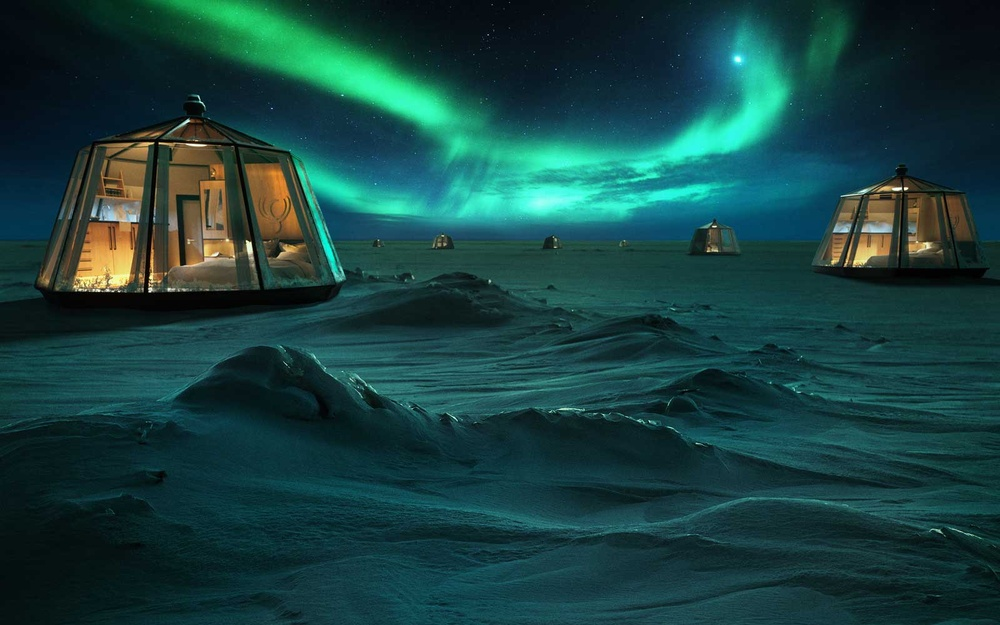
//> input picture NorthernLights.jpg, 1000 x 625 px, shrunk from 1600 x 1000 before the run
$ ./image_editor   (built with g++ and OpenCV 4)
//> lines starting //> are read from the running program, lines starting //| are printed output that depends on the picture
//#include<stdafx.h>
#include <opencv2/opencv.hpp>
#include <opencv2/highgui/highgui_c.h>
#include <opencv2/imgproc.hpp>
#include <iostream>

using namespace cv;
using namespace std;
Mat image;
float centerx = 0, centery = 0;
int scale = 50;
void b_callback(int b_value, void* userData)
{
	Mat b_image;
	int c_value = *(static_cast<int*>(userData));
	int curr_b = b_value - 50;
	double curr_c = c_value / 50.0;
	cout << "Change in Brightness : Contrast=" << curr_c << ", Brightness=" << curr_b << endl;
	image.convertTo(b_image, -1, curr_c, curr_b);
	string wind2 = "changed_image";
	imshow(wind2, b_image);
}
void c_callback(int c_value, void* userData)
{
	Mat c_image;
	int b_value = *(static_cast<int*>(userData));
	int curr_b = b_value - 50;
	double curr_c = c_value / 50.0;
	cout << "Change in contrast : Contrast=" << curr_c << ", Brightness=" << curr_b << endl;
	image.convertTo(c_image, -1, curr_c, curr_b);
	string wind2 = "changed_image";
	imshow(wind2, c_image);
}
void blur_callback(int blur_value, void* userData)
{
	Mat blur_image;
	GaussianBlur(image, blur_image, Size(blur_value*2+1, blur_value*2+1), 0,0);
	cout << "Change in blur : " << blur_value * 2 + 1 << "\n";
	string wind2 = "changed_image";
	imshow(wind2, blur_image);
}
void e_callback(int e_value, void* userData)
{
	Mat erode_image;
	erode(image, erode_image, getStructuringElement(MORPH_RECT, Size(e_value * 2 + 1, e_value * 2 + 1)));
	string wind2 = "changed_image";
	imshow(wind2, erode_image);
}
void d_callback(int d_value, void* userData)
{
	Mat dilation_image;
	dilate(image, dilation_image, getStructuringElement(MORPH_RECT, Size(d_value * 2 + 1, d_value * 2 + 1)));
	string wind2 = "changed_image";
	imshow(wind2, dilation_image);
}
void r_callback(int angle, void* userData)
{
	Mat rotated_image;
	Mat rotate = getRotationMatrix2D(Point(centerx, centery), (angle - 180), scale / 50.0);
	warpAffine(image, rotated_image, rotate, image.size(), INTER_LINEAR, BORDER_CONSTANT, Scalar(0,0,0));
	string wind2 = "changed_image";
	imshow(wind2, rotated_image);

}

int main()
{
	cout << "*******************************************NOTE*********************************************************\n";
	cout << "-> My program is using Gaussian Blur technique to blur the image\n-> Shape of kernel being used while ";
	cout << " erosion and dilation is rectangular\n";
	image = imread("NorthernLights.jpg");
//> image is the input picture: 625 rows x 1000 cols, CV_8UC3; mean B, G, R 64.3, 65.6, 23.8
	if (image.empty())
	{
		cout << "Could not open the image file\n";
		cin.get();
		return(1);
	}
	string wind1 = "Actual_Northern_Lights";
	namedWindow(wind1,0);
	int b_value = 50, c_value = 50,blur=1,erode=0,dilate=0,angle=180;
	blur_callback(0, 0);
	createTrackbar("Brightness", wind1, &b_value, 100, b_callback, &c_value);
	createTrackbar("Contrast", wind1, &c_value, 100, c_callback, &b_value);
	createTrackbar("Blur", wind1, &blur, 37, blur_callback);
	createTrackbar("Erode", wind1, &erode, 41, e_callback);
//> slider 'Erode' is set to 13
	createTrackbar("Dilate", wind1, &dilate, 41, d_callback);
//> slider 'Dilate' is set to 13
	createTrackbar("Angle", wind1, &angle, 360, r_callback);


	imshow(wind1, image);
	waitKey(0);
//> in e_callback, `erode(image, erode_image, getStructuringElement(MORPH_RECT, Size(e_val..`:
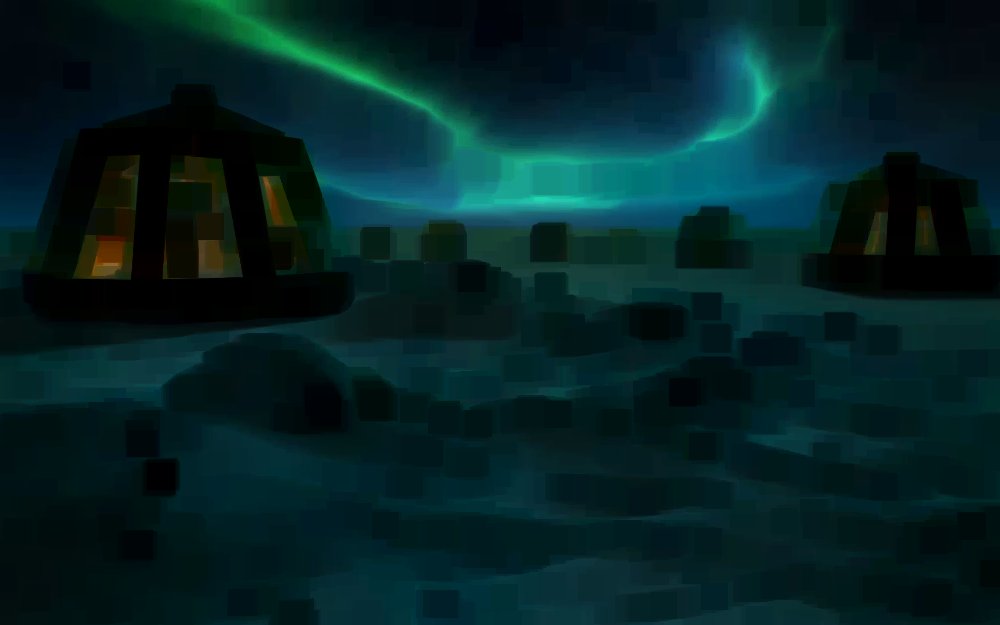
//> erode_image: 625 rows x 1000 cols, CV_8UC3; mean B, G, R 36.7, 34.9, 4.4
//> in d_callback, `dilate(image, dilation_image, getStructuringElement(MORPH_RECT, Size(d..`:
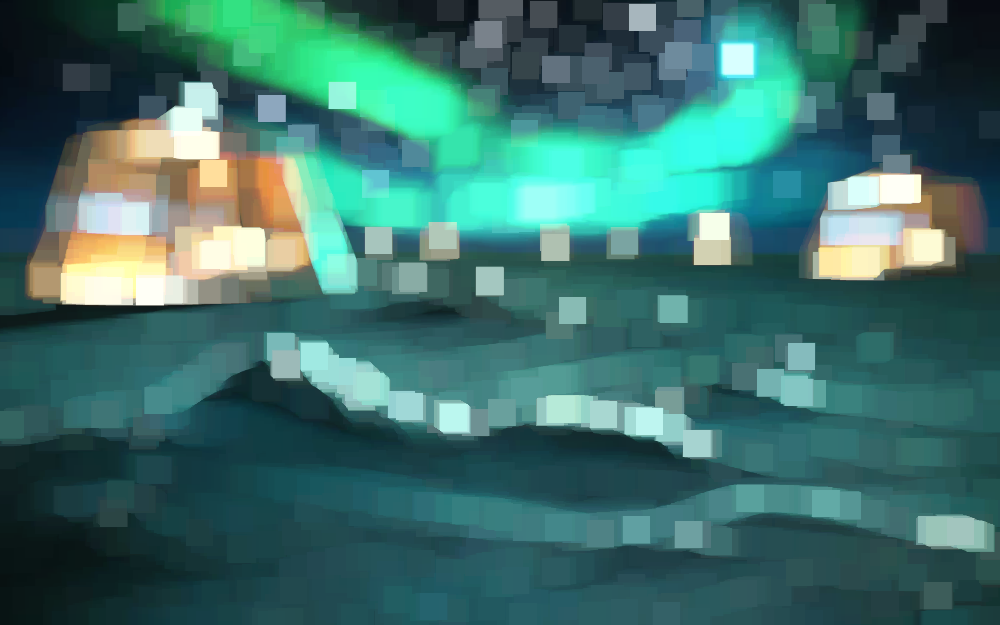
//> dilation_image: 625 rows x 1000 cols, CV_8UC3; mean B, G, R 107.1, 112.4, 61.9
	return(0);
}
